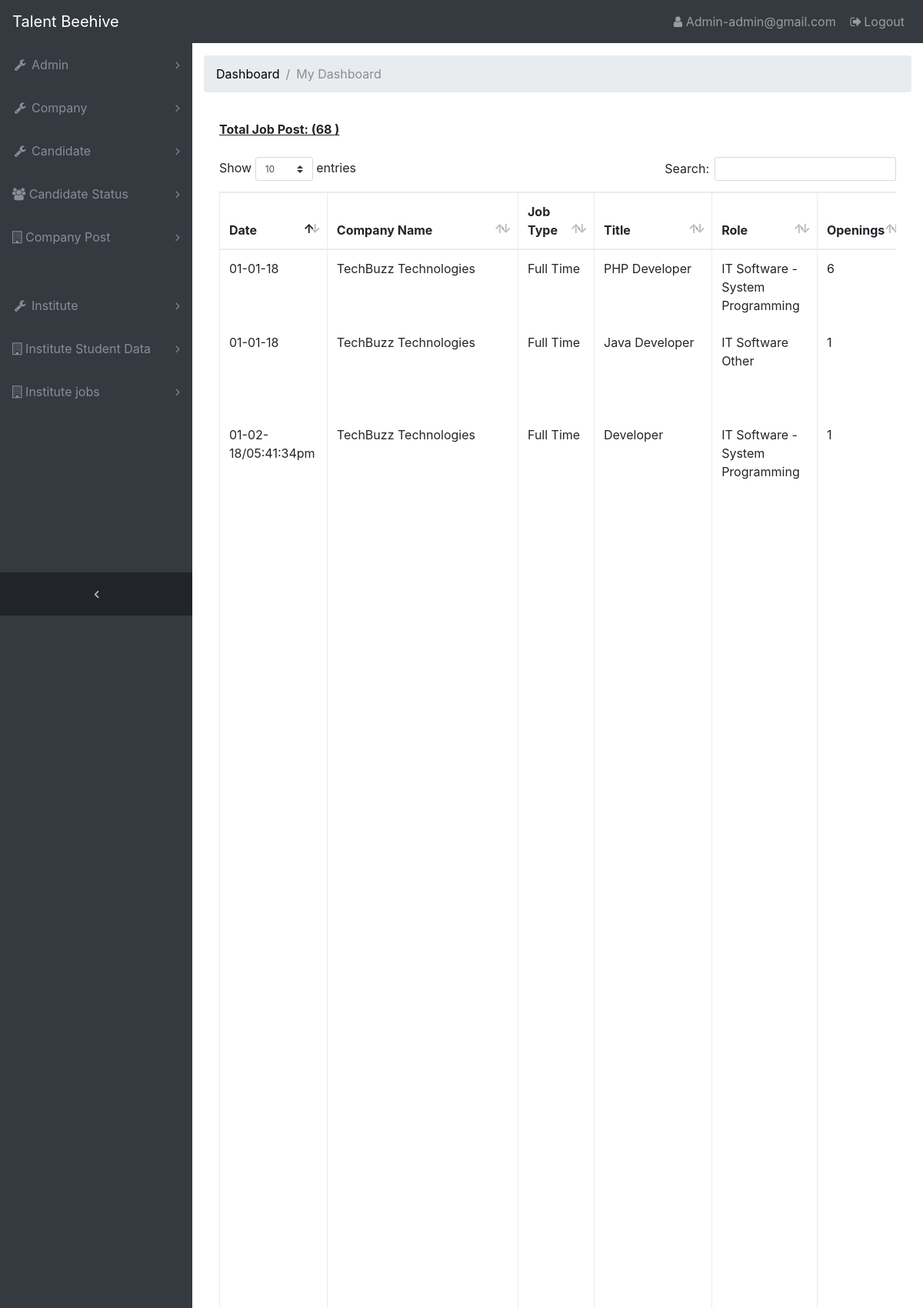
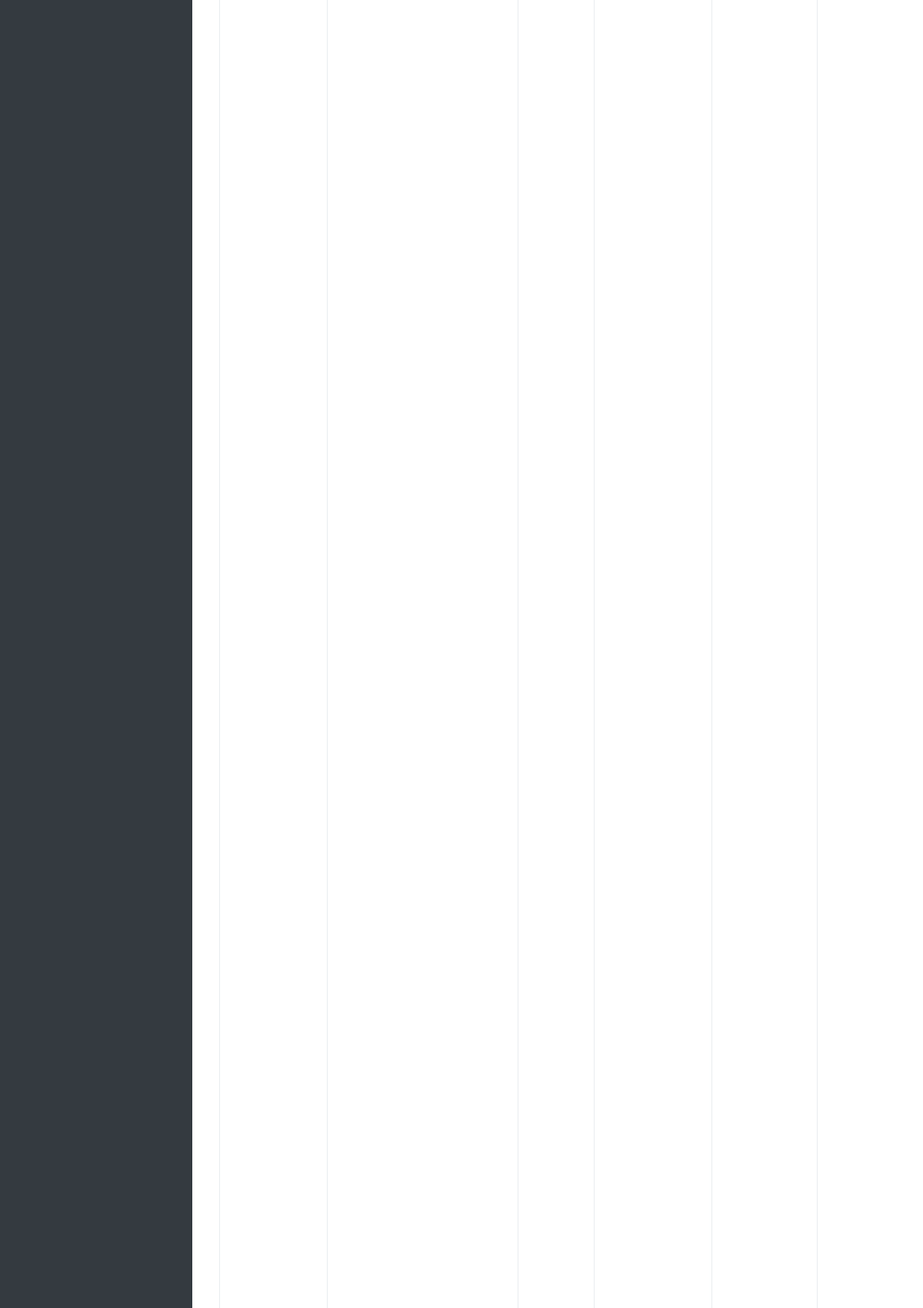
The app's page /company-job-post.php (signed in, upper part) with its own data (2 pictures, top to bottom).
### tables this page shows
CREATE TABLE IF NOT EXISTS `functionality` (
  `id` int(50) NOT NULL AUTO_INCREMENT,
  `type` varchar(200) NOT NULL,
  `title` varchar(500) NOT NULL,
  `name` varchar(900) NOT NULL,
  `email` varchar(900) NOT NULL,
  `role` varchar(500) NOT NULL,
  `openings` varchar(50) NOT NULL,
  `salarytype` varchar(900) NOT NULL,
  `salary` varchar(900) NOT NULL,
  `qualification` varchar(900) NOT NULL,
  `course` varchar(900) NOT NULL,
  `specialization` varchar(900) NOT NULL,
  `skills` varchar(9999) NOT NULL,
  `atype` varchar(100) NOT NULL,
  `year` varchar(100) NOT NULL,
  `country` varchar(900) NOT NULL,
  `state` int(255) NOT NULL,
  `city` int(255) NOT NULL,
  `description` varchar(9999) NOT NULL,
  `date` varchar(500) NOT NULL,
  `status` enum('active','inactive') NOT NULL DEFAULT 'active',
  PRIMARY KEY (`id`)
);

### company-job-post.php (the view, shortened to what this page needs)
<?php
require_once "config1.php";
$query = "select * from functionality";
$data = mysqli_query($DB,$query);
$num=mysqli_num_rows($data);
$query1 = "select count(*) c from functionality";
$data1 = mysqli_query($DB,$query1);
$row1 = mysqli_fetch_assoc($data1);
?>
<!DOCTYPE html>
<html lang="en">
<head>
  <link href="vendor/bootstrap/css/bootstrap.min.css" rel="stylesheet">
  <link href="https://maxcdn.bootstrapcdn.com/font-awesome/4.7.0/css/font-awesome.min.css" rel="stylesheet" type="text/css">
  <link href="vendor/datatables/dataTables.bootstrap4.css" rel="stylesheet">
  <link href="css/sb-admin.css" rel="stylesheet">
</head>
<body class="fixed-nav sticky-footer bg-dark" id="page-top">
 <?php
 include("admin_header.php");
 ?>
  <div class="content-wrapper">
    <div class="container-fluid">
      <ol class="breadcrumb">
        <li class="breadcrumb-item">
          <a href="#">Dashboard</a>
        </li>
        <li class="breadcrumb-item active">My Dashboard</li>
      </ol>
        <div class="card-body">
          <div class="table-responsive" style="overflow-x:auto;">
          <b><u>Total Job Post: (<?php echo $row1['c']; ?> )</u></b> <br><br>
            <table class="table table-bordered" id="dataTable" width="100%" cellspacing="0">
              <thead>
                <tr>
                <th>Date</th>
                  <th>Company Name</th>
                  <th>Job Type</th>
                  <th>Title</th>
				  <th>Role</th>
				  <th>Openings</th>
                </tr>
              </thead>
           <?php for($i=1; $i<=$num; $i++) {  $row=mysqli_fetch_array($data); ?>
							<tr >
								<td> <?php echo $row['date']; ?> </td>
								<td> <?php echo $row['name']; ?> </td>
								<td> <?php echo $row['type']; ?> </td>
								<td> <?php echo $row['title']; ?> </td>
								<td> <?php echo $row['role']; ?> </td>
								<td> <?php echo $row['openings']; ?> </td>
								 <td>
				  <?php } ?>
				  </td>
                </tr>
            </table>
          </div>
        </div>
  </div>
</body>
</html>

### css/sb-admin.css (style rules this page uses)
html { position: relative; min-height: 100%; }
body { overflow-x: hidden; }
body.sticky-footer { margin-bottom: 56px; }
body.sticky-footer .content-wrapper { min-height: calc(100vh - 56px - 56px); }
body.fixed-nav { padding-top: 56px; }
.content-wrapper { min-height: calc(100vh - 56px); padding-top: 1rem; }
.content-wrapper { overflow-x: hidden; background: white; }
@media (min-width: 992px) { .content-wrapper { margin-left: 250px; } }
.table td { border-top:none; }
a { color:#000; }

### records on screen
functionality: date "01-01-18", name "TechBuzz Technologies", type "Full Time", title "PHP Developer", role "IT Software - System Programming", openings "6"
functionality: date "01-01-18", name "TechBuzz Technologies", type "Full Time", title "Java Developer", role "IT Software Other", openings "1"
functionality: date "01-02-18/05:41:34pm", name "TechBuzz Technologies", type "Full Time", title "Developer", role "IT Software - System Programming", openings "1"

### other values on screen
$_SESSION['userid'] "admin@gmail.com"
$row1['c'] "68"
